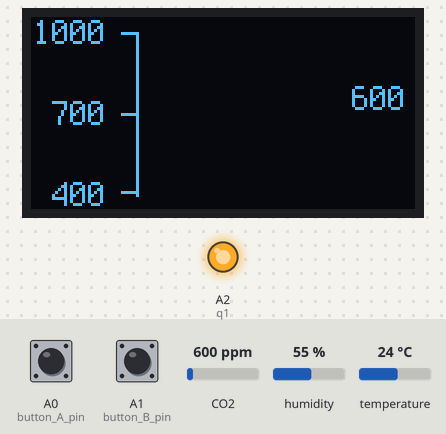
Simulated run of this program. Board: CircuitPython board. Parts: 128×64 one-colour display, output pins drawn as LEDs (lit = HIGH). The inputs (shaded band) are chosen by the test bench; at power-on: A0 (button_A_pin) HIGH, A1 (button_B_pin) HIGH, CO2 600 ppm, humidity 55 %, temperature 24 °C. What the program prints to the serial console is not drawn.

Above: at 5.2 s.
5.3 s: A0 (button_A_pin) pulled LOW for 0.15 s
At 7.2 s:
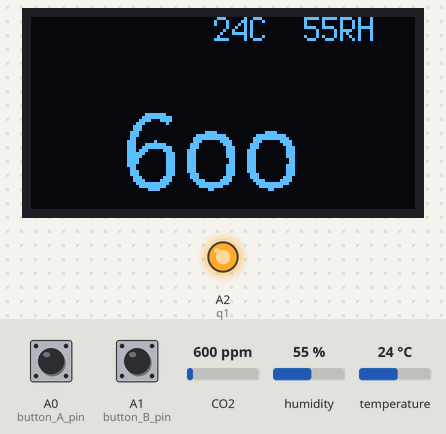
7.5 s: A1 (button_B_pin) pulled LOW for 0.15 s
At 7.8 s:
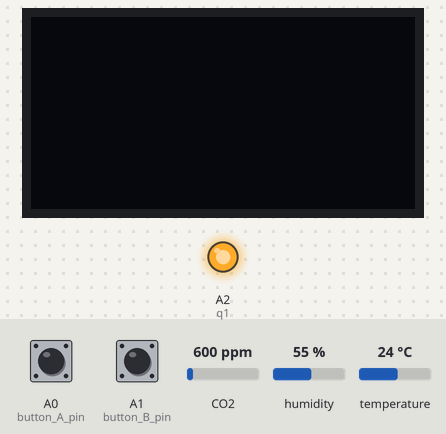
9.1 s: A0 (button_A_pin) pulled LOW for 1 s
At 9.6 s:
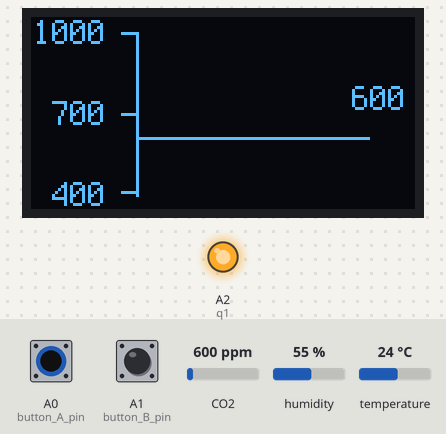
11.6 s: CO2 set to 1050 ppm
At 13.5 s:
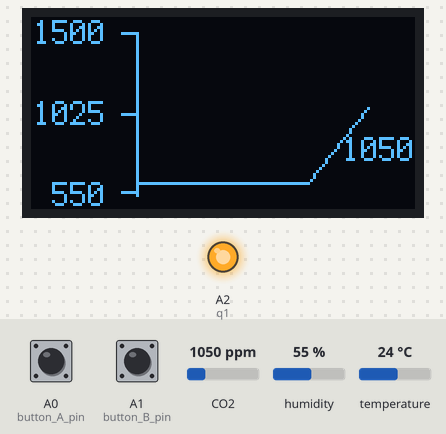
15.6 s: CO2 set to 452 ppm
At 17.2 s:
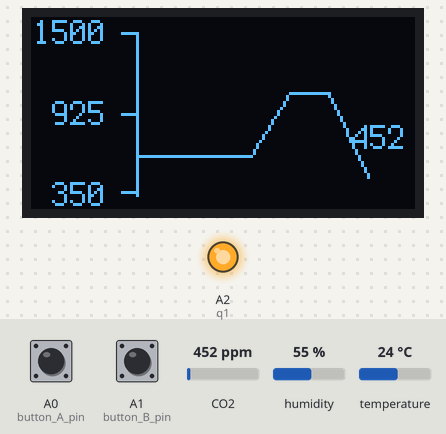
19.6 s: CO2 set to 1700 ppm
At 20.8 s:
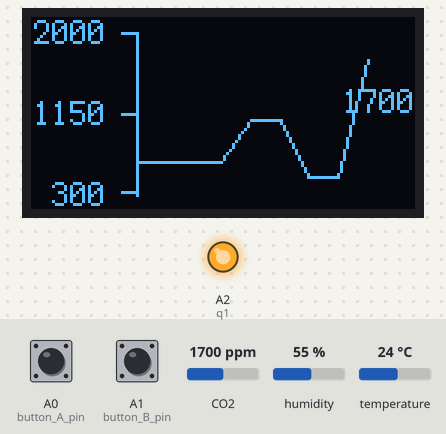
Timing chart, 0 to 22.6 s (numbered marks = the images above; inputs shaded):
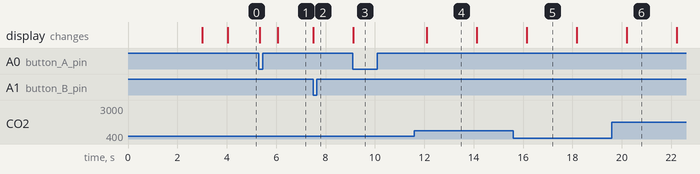

The program:

code.py
```python
import board
import busio
import digitalio
from digitalio import DigitalInOut
import adafruit_scd30
import time
from adafruit_bitmap_font import bitmap_font
from adafruit_display_text import label
#import adafruit_sdcard
import microcontroller
import storage
from adafruit_display_shapes.rect import Rect
from adafruit_display_shapes.circle import Circle
from adafruit_display_shapes.roundrect import RoundRect
from adafruit_display_shapes.triangle import Triangle
from adafruit_display_shapes.line import Line
from adafruit_display_shapes.polygon import Polygon
import math
from analogio import AnalogIn
from adafruit_display_shapes.sparkline import Sparkline

import random
from adafruit_debouncer import Debouncer

# Battery voltage functionality removed


q1 = digitalio.DigitalInOut(board.A2)
q1.direction = digitalio.Direction.OUTPUT
q1.value = True

time.sleep(2)

button_A_pin = digitalio.DigitalInOut(board.A0)
button_A_pin.direction = digitalio.Direction.INPUT
button_A_pin.pull = digitalio.Pull.UP
button_A = Debouncer(button_A_pin)

button_B_pin = digitalio.DigitalInOut(board.A1)
button_B_pin.direction = digitalio.Direction.INPUT
button_B_pin.pull = digitalio.Pull.UP
button_B = Debouncer(button_B_pin)

scd = adafruit_scd30.SCD30(board.I2C())

import displayio
import terminalio
#import neopixel
from adafruit_display_text import label
import adafruit_displayio_ssd1306

displayio.release_displays()

i2c = board.I2C()
display_bus = displayio.I2CDisplay(i2c, device_address=0x3C)
display = adafruit_displayio_ssd1306.SSD1306(display_bus, width=128, height=64)


time.sleep(1)

exception_count = 0
sample_recorded_count = 0

time_init=time.monotonic()

interval_seconds = 2

WIDTH = 128
HEIGHT = 64  # Change to 64 if needed
BORDER = 1

SCREEN = 1  # Default to graphic mode

font = terminalio.FONT

line_color = 0xFFFFFF

WHITE = 0x000000

chart_width = display.width - 50  # Reduced by 10 pixels to make room for dot
chart_height = display.height - 10

sparkline1 = Sparkline(width=chart_width, height=chart_height, max_items=40, y_min=400, y_max=1000, x=35, y=5, color=line_color)

text_xoffset = -10
text_label1a = label.Label(
    font=font, text=str(sparkline1.y_top), color=line_color
)  # yTop label
text_label1a.anchor_point = (1, 0.5)  # set the anchorpoint at right-center
text_label1a.anchored_position = (
    sparkline1.x + text_xoffset,
    sparkline1.y,
)  # set the text anchored position to the upper right of the graph

text_label1b = label.Label(
    font=font, text=str(sparkline1.y_bottom), color=line_color
)  # yBottom label
text_label1b.anchor_point = (1, 0.5)  # set the anchorpoint at right-center
text_label1b.anchored_position = (
    sparkline1.x + text_xoffset,
    sparkline1.y + chart_height,
)  # set the text anchored position to the upper right of the graph

text_label1c = label.Label(
    font=font, text=str((sparkline1.y_top + sparkline1.y_bottom) // 2), color=line_color
)  # yMiddle label
text_label1c.anchor_point = (1, 0.5)  # set the anchorpoint at right-center
text_label1c.anchored_position = (
    sparkline1.x + text_xoffset,
    sparkline1.y + chart_height//2,
)  # set the text anchored position to the middle right of the graph

# Current CO2 value label that appears above the latest point on the graph
current_co2_label = label.Label(
    font=font, text="---", color=line_color
)
current_co2_label.anchor_point = (0.5, 1)  # center-bottom anchor
# Position will be updated dynamically based on latest graph point

bounding_rectangle = Rect(
    sparkline1.x, sparkline1.y, chart_width, chart_height, outline=line_color
)

text_label1d = label.Label(
    font=font, text="---", color=line_color
)  # Status label
text_label1d.anchor_point = (1, 0.5)  # set the anchorpoint at right-center
text_label1d.anchored_position = (
    #sparkline1.x + chart_width + text_xoffset,
    WIDTH * 4.5 // 5,
    4
)  # set the text anchored position


# Create a group to hold the sparkline, text, rectangle and tickmarks
# append them into the group (my_group)
#
# Note: In cases where display elements will overlap, then the order the
# elements are added to the group will set which is on top.  Latter elements
# are displayed on top of former elements.
rad = 2
# Position circle at right endpoint of graphic line - will be updated dynamically
posx = sparkline1.x + chart_width
posy = sparkline1.y + chart_height // 2

circle = Circle(posx, posy, rad)
circle1 = Circle(posx,HEIGHT-posy,rad)
y_axis = Line(sparkline1.x,sparkline1.y,sparkline1.x,sparkline1.y+chart_height,color=line_color)
x_axis = Line(sparkline1.x,sparkline1.y+chart_height,sparkline1.x+chart_width,sparkline1.y+chart_height,color=line_color)

my_group = displayio.Group()

my_group.append(sparkline1)
my_group.append(text_label1a)
my_group.append(text_label1b)
my_group.append(text_label1c)
my_group.append(current_co2_label)  # Add the current CO2 label
#my_group.append(text_label1d)
#my_group.append(bounding_rectangle)
my_group.append(y_axis)
#my_group.append(x_axis)
my_group.append(circle)

big_text = displayio.Group()
text = "PVOS.ORG\nCO2 Monitor\nREV_W"
text_area = label.Label(terminalio.FONT, text=text, color=0xFFFF00, x=20, y=15)
big_text.append(text_area)
batt_label = label.Label(
    font=font, text="", color=line_color
)  # yTop label
batt_label.anchor_point = (1, 0.5)  # set the anchorpoint at right-center
batt_label.anchored_position = (
    #sparkline1.x + chart_width + text_xoffset,
    WIDTH * 4.5 // 5,
    4
)  # set the text anchored position
big_text.append(batt_label)
#big_text.append(circle1)

total_ticks = 2

for i in range(total_ticks + 1):
    x_start = sparkline1.x - 5
    x_end = sparkline1.x
    y_both = int(round(sparkline1.y + (i * (chart_height) / (total_ticks))))
    if y_both > sparkline1.y + chart_height - 1:
        y_both = sparkline1.y + chart_height - 1
    my_group.append(Line(x_start, y_both, x_end, y_both, color=line_color))

# Set the display to show my_group that contains the sparkline and other graphics (default to graphic mode)
display.root_group = my_group

#SCREEN = 1 # 0: big_text; 1: my_group (graphic mode)
time.sleep(1)
text_area.text=""
text_area.x=30
text_area.y=45
text_area.font=bitmap_font.load_font("/lib/Junction-regular-24.bdf")
#text_area.font=bitmap_font.load_font("/lib/LeagueSpartan-Bold-16.bdf")

DISPLAY_ON = 1

while True:

    button_A.update()
    button_B.update()
    if button_B.fell:
        DISPLAY_ON= not DISPLAY_ON
        if(DISPLAY_ON):
            display.wake()
        else:
            display.sleep()

    if button_A.fell:
        DISPLAY_ON = 1
        display.wake()
        SCREEN = not SCREEN
        if(SCREEN==0):
            display.root_group = big_text
        else:
            display.root_group = my_group

    #w.feed()
    current_time = time.monotonic()-time_init


    if (scd.data_available and ((current_time > interval_seconds) or sample_recorded_count < 1)):

        try:
            temp_str = "{:.0f}C".format(scd.temperature)
            humid_str = "{:.0f}RH".format(scd.relative_humidity)

            if (scd.CO2>1):
                print(round(scd.CO2))

                if(SCREEN==0):
                    #circle1.fill=line_color
                    #time.sleep(.05)
                    #circle1.fill=WHITE
                    display.auto_refresh = False
                    text_area.text=str(round(scd.CO2))
                    batt_label.text="  " + temp_str+"  " + humid_str
                    sparkline1.add_value(round(scd.CO2))
                    display.auto_refresh = True

                else:
                    display.auto_refresh = False

                    # Update circle position to right endpoint of the graph at the latest CO2 value level
                    co2_range = sparkline1.y_top - sparkline1.y_bottom
                    if co2_range > 0:
                        normalized_value = (round(scd.CO2) - sparkline1.y_bottom) / co2_range
                        circle_y = sparkline1.y + chart_height - (normalized_value * chart_height)
                    else:
                        circle_y = sparkline1.y + chart_height // 2

                    circle_x = sparkline1.x + chart_width + 3  # Position dot just outside the sparkline endpoint
                    circle.x = int(circle_x)
                    circle.y = int(circle_y)

                    # Alternate between filled and empty circle instead of blinking on/off
                    if circle.fill is None:
                        circle.fill = line_color  # Fill the circle
                        circle.outline = line_color
                    else:
                        circle.fill = None  # Empty circle (just outline)
                        circle.outline = line_color

                    # Get current CO2 value and calculate scaling BEFORE adding to sparkline
                    current_co2 = round(scd.CO2)

                    # Get existing values and include the new one for scaling calculation
                    existing_values = list(sparkline1.values())
                    all_values = existing_values + [current_co2]

                    # Calculate new range if needed
                    needs_rescale = False
                    if all_values:
                        max_co2 = max(all_values)
                        min_co2 = min(all_values)

                        # Check if current value exceeds the sparkline's current range
                        if current_co2 > sparkline1.y_top or current_co2 < sparkline1.y_bottom:
                            needs_rescale = True

                        if needs_rescale:
                            # Calculate dynamic range that shows all data points
                            # Add some padding (10%) to top and bottom
                            range_padding = max(50, (max_co2 - min_co2) * 0.1)

                            new_y_min = max(0, min_co2 - range_padding)
                            new_y_max = max_co2 + range_padding

                            # Round to nice numbers - y_max to multiples of 500, y_min to multiples of 50
                            new_y_min = math.floor(new_y_min / 50) * 50
                            new_y_max = math.ceil(new_y_max / 500) * 500

                            # Ensure minimum range of 200 for readability
                            if new_y_max - new_y_min < 200:
                                center = (new_y_max + new_y_min) / 2
                                new_y_min = center - 100
                                new_y_max = center + 100
                                new_y_min = max(0, new_y_min)
                                # Re-round to nice numbers after adjustment
                                new_y_min = math.floor(new_y_min / 50) * 50
                                new_y_max = math.ceil(new_y_max / 500) * 500

                            # Convert to integers to avoid float conversion errors
                            new_y_min = int(new_y_min)
                            new_y_max = int(new_y_max)

                            print(f"CO2: {current_co2}, Rescaling to range: {new_y_min}-{new_y_max}")

                            # Remove old sparkline from group
                            my_group.remove(sparkline1)

                            # Create new sparkline with updated range
                            sparkline1 = Sparkline(width=chart_width, height=chart_height, max_items=40,
                                                 y_min=new_y_min, y_max=new_y_max,
                                                 x=35, y=5, color=line_color)

                            # Re-add all existing values to new sparkline
                            for value in existing_values:
                                sparkline1.add_value(value)

                            # Insert new sparkline at the beginning of the group (behind other elements)
                            my_group.insert(0, sparkline1)

                    # Now add the current value
                    sparkline1.add_value(current_co2)

                    print(f"After update - sparkline range: {sparkline1.y_bottom}-{sparkline1.y_top}")
                    print(sparkline1.values())
                    text_label1a.text=str(sparkline1.y_top)
                    text_label1b.text=str(sparkline1.y_bottom)
                    text_label1c.text=str((sparkline1.y_top + sparkline1.y_bottom) // 2)

                    # Update current CO2 value label and position it relative to the latest point
                    current_co2_label.text = str(round(scd.CO2))

                    # Calculate position: center above the dot at the end of the sparkline
                    latest_x = sparkline1.x + chart_width + 3  # Position above the dot

                    # Map the latest CO2 value to y position on the graph
                    co2_range = sparkline1.y_top - sparkline1.y_bottom
                    y_midpoint = (sparkline1.y_top + sparkline1.y_bottom) / 2

                    if co2_range > 0:
                        normalized_value = (round(scd.CO2) - sparkline1.y_bottom) / co2_range
                        graph_y = sparkline1.y + chart_height - (normalized_value * chart_height)

                        # If CO2 value is above midpoint, display text below the line
                        # If CO2 value is below midpoint, display text above the line
                        if round(scd.CO2) > y_midpoint:
                            current_co2_label.anchor_point = (0.5, 0)  # center-top anchor
                            latest_y = graph_y + 8  # Below the line
                        else:
                            current_co2_label.anchor_point = (0.5, 1)  # center-bottom anchor
                            latest_y = graph_y - 8  # Above the line
                    else:
                        current_co2_label.anchor_point = (0.5, 1)  # center-bottom anchor
                        latest_y = sparkline1.y + chart_height // 2 - 8

                    current_co2_label.anchored_position = (int(latest_x), int(latest_y))

                    #sparkline1.add_value(random.uniform(0, 1000))
                    # sparkline1.add_value already called above - removed duplicate
                    #co2_reading.text = str(round(scd.CO2))

                    display.auto_refresh = True

                    time.sleep(0.01)

                sample_recorded_count = sample_recorded_count + 1
                print(sample_recorded_count)
                time_init=time.monotonic()

        except Exception as e:
            print("*** Exception: " + str(e))
            exception_count += 1
            # break
```

Measured:
- after the input at 5.3 s, the display: first changes at once (image 1 shows a later state)
- after the input at 7.5 s, the display: changes at once (image 2)
- after the input at 9.1 s, the display: changes at once (image 3)
- after the input at 11.6 s, the display: changes after 0.51 s (image 4)
- what the display in image 4 shows lasts 2.0 s, from 12.1 s to 14.1 s
